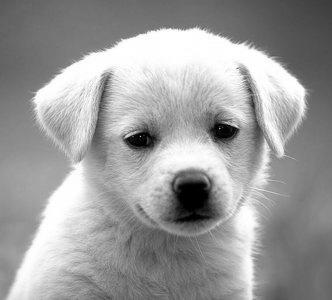
%> input picture Labs/Lab3/Source Code/puppy.jpg, 332 x 300 px
$ octave part_1_manual.m   (GNU Octave 9; MATLAB toolbox functions it lacks are replaced by stand-ins)
%> lines starting %> are read from the running program, lines starting %| are printed output that depends on the picture
### Labs/Lab3/Source Code/lp_hp_filters.m
function H_out = lp_hp_filters(filter_type, lp_or_hp, P, Q, D0, n)
% The function calculates the LP or HP filters based on the parameters
% given. Filter_type=('ideal' or 'btw' or 'gaussian'), %lp_or_hp=('lp' or 'hp' for low pass or high pass),
% P, Q are the padded image size, D0 is the cutoff frequency, and n for the
% order of the filter for btw filters
%  Developing frequency domain coordinates
u = 0:(P-1);
v = 0:(Q-1);

idx = find(u > P/2);
u(idx) = u(idx) - P;
idy = find(v > Q/2);
v(idy) = v(idy) - Q;
% Compute the meshgrid coordinates
[V, U] = meshgrid(v, u);
% Compute the istance matrix
D = sqrt(U.^2 + V.^2);

% Begin fiter computations.
switch filter_type
case 'ideal'
   H = double(D <=D0);
     if (strcmp(lp_or_hp,'lp'))
      H_out=H;
   elseif (strcmp(lp_or_hp,'hp'))
     H_out=1-H;
   else
       error('Filter should be Low pass (lp) or High pass (hp).')
    end
case 'btw'
    if (n==0)
        error('Butterworth Filter should have order (n)>0.')
    end
      H = 1./(1 + (D./D0).^(2*n));
    if (strcmp(lp_or_hp,'lp'))
      H_out=H;
   elseif (strcmp(lp_or_hp,'hp'))
     H_out=1-H;
   else
       error('Filter should be Low pass (lp) or High pass (hp).')
    end
case 'gaussian'
   H = exp(-(D.^2)./(2*(D0^2)));
   if (strcmp(lp_or_hp,'lp'))
      H_out=H;
   elseif (strcmp(lp_or_hp,'hp'))
     H_out=1-H;
   else
       error('Filter should be Low pass (lp) or High pass (hp).')
    end
otherwise
   error('Unknown filter type.')
   end

### Labs/Lab3/Source Code/part_1_manual.m
clc;
clear all;
% convert the image to a grayscale image. Obtain the padding parameters and FT the image
F_rgb=imread('puppy.jpg'); % read the gs image
%> F_rgb is the input picture: size 300x332x3 uint8; min 0, max 255, mean 155.7
F=rgb2gray(F_rgb);
im_size=size(F); % Obtain the size of the image
%> im_size = [300 332]
P=2*im_size(1);Q=2*im_size(2); % Optaining padding parameters as 2*image size
%> after `P=2*im_size(1)`: P = 600
%> after `Q=2*im_size(2)`: Q = 664
FTIm=fft2(double(F),P,Q); % FT with padded size


% Design the ILPF
D0 = 0.1*im_size(1); %Cutoff freqency radius is 0.1 times the the hight of the image
%> D0 = 30
n=0; %For use only in Butterworth filters. For BTW filters, Order(n)>0
%Filter_type=('ideal' or 'btw' or 'gaussian')
%lp_or_hp=('lp' or 'hp' for low pass or high pass),
Filter = lp_hp_filters('ideal','lp', P, Q, D0,n); % Calculate the LPF

% Implement the filter by multiplying the FT of the image with filter. Undo padding
Filtered_image=real(ifft2(Filter.*FTIm)); % multiply the FT of image by the filter and apply the IDFT
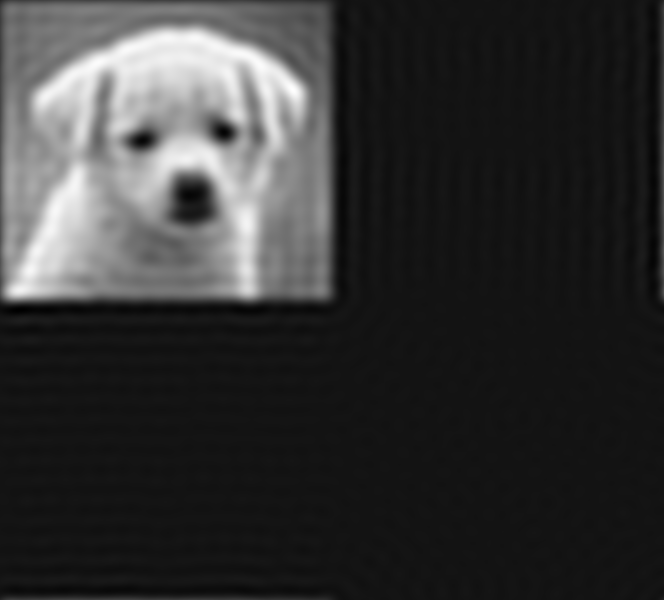
%> Filtered_image: size 600x664 double; min -23.05, max 276.2, mean 38.9; drawn with min black and max white
Filtered_image=Filtered_image(1:im_size(1), 1:im_size(2)); % Resize the image ( undo padding)
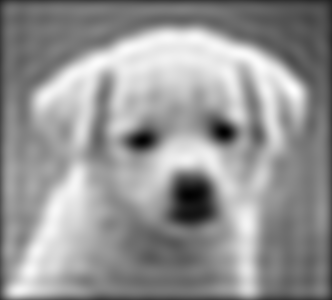
%> Filtered_image: size 300x332 double; min -18.26, max 276.2, mean 154.2; drawn with min black and max white


% Move the origin of frequency spectrum to the center and display the results
Fim=fftshift(FTIm); % move the origin of the FT to the center
FTI=log(1+abs(Fim)); % compute the magnitude (log to brighten display)
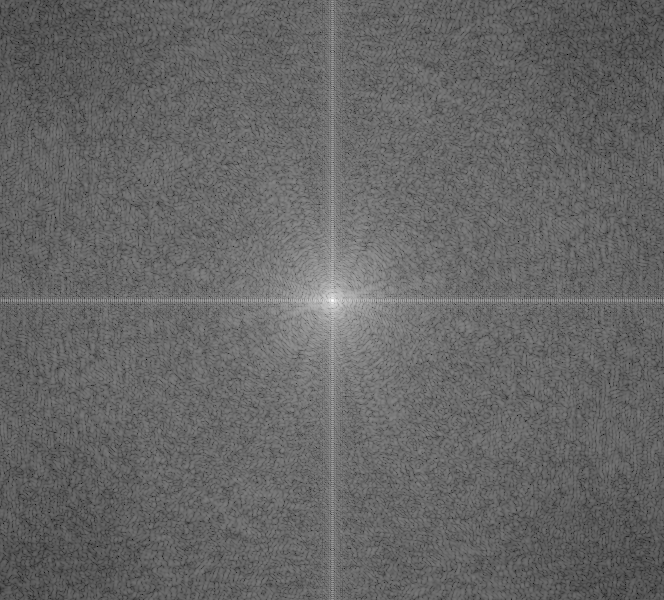
%> FTI: size 600x664 double; min 1.41, max 16.56, mean 7.49; drawn with min black and max white
Ff=fftshift(Filter); % move the origin of the FT to the center
FTF=log(1+abs(Ff)); % compute the magnitude (log to brighten display)


subplot(2,2,1), imshow(F,[]), title('Original Image'); % show the image
subplot(2,2,2), imshow(FTI,[]), title('FT of Original'); % show the image
subplot(2,2,3), imshow(FTF,[]), title('Filter in frequency domain'); % filter
subplot(2,2,4), imshow(Filtered_image,[]), title('Filtered Image'); % show the image
%> after `title('Filtered Image')`:
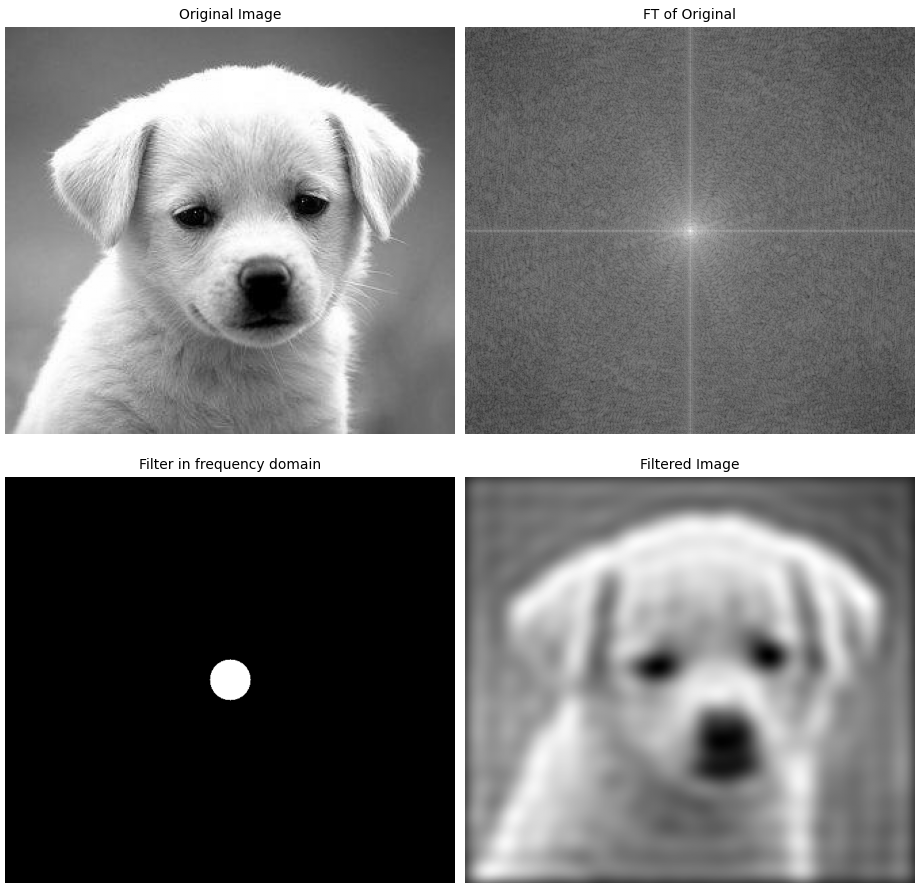
%> figure redrawn from the program's plot data, 4 panels

$ run again, with Labs/Lab3/Source Code/part1.jpg copied over Labs/Lab3/Source Code/puppy.jpg
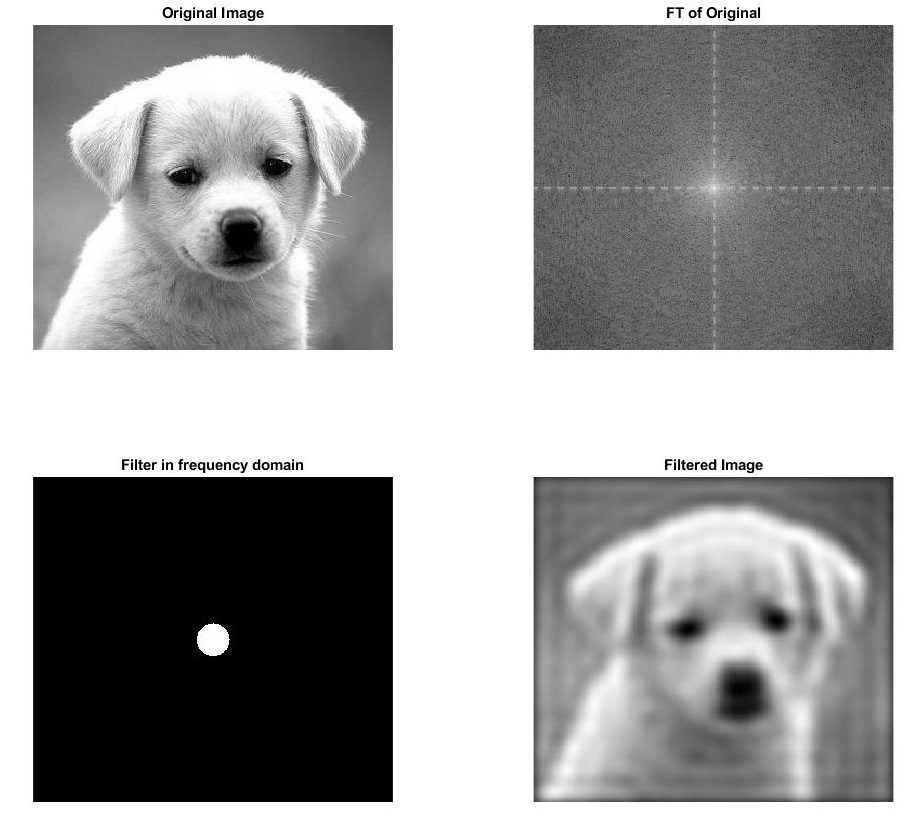
%> input picture Labs/Lab3/Source Code/part1.jpg, 918 x 830 px
%> F_rgb is the input picture: size 830x918x3 uint8; min 0, max 255, mean 160.5
%> `FTI=log(1+abs(Fim));`:
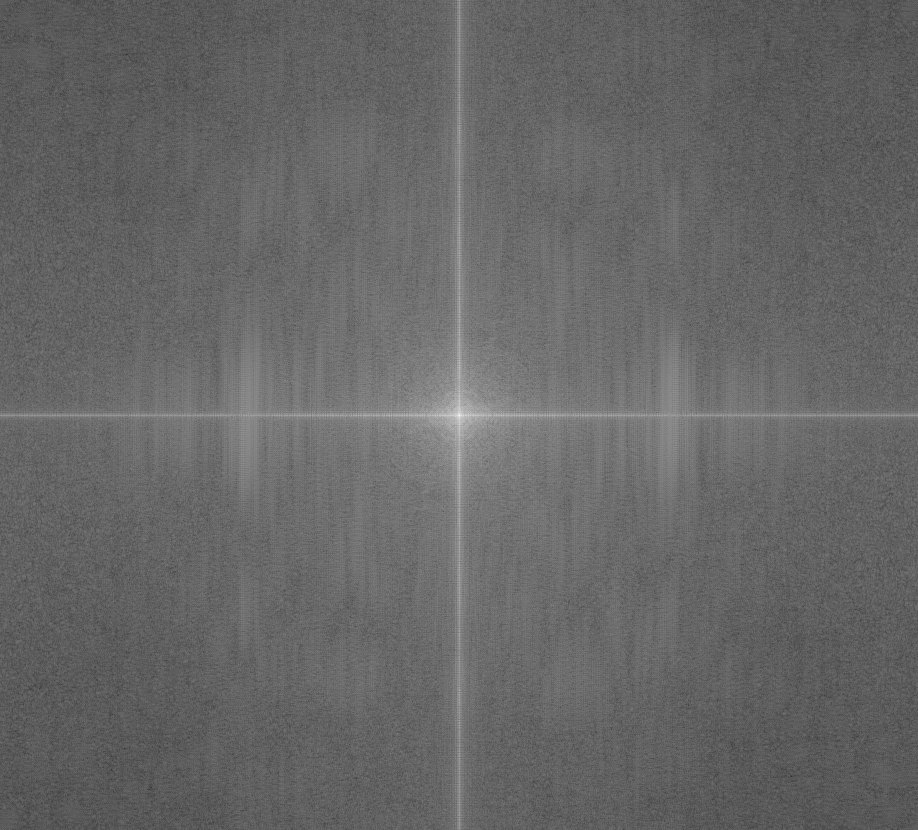
%> FTI: size 1660x1836 double (shown at 1/2 size); min 1.67, max 18.62, mean 8.51; drawn with min black and max white
%> `title('Filtered Image')`:
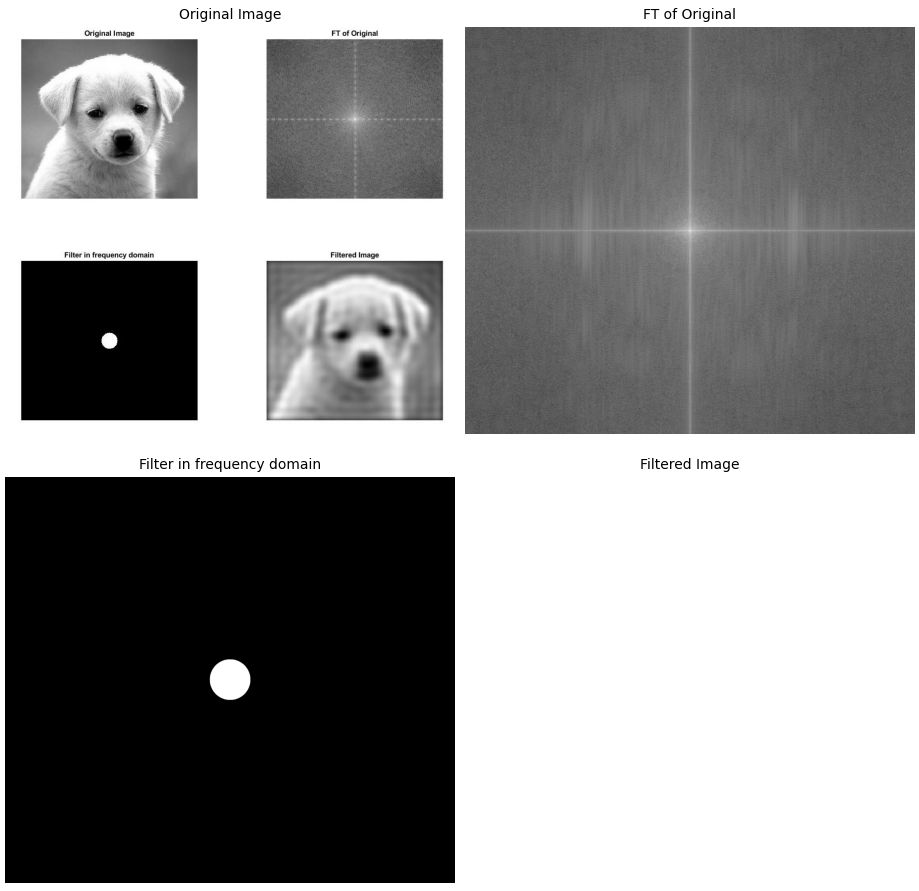
%> figure redrawn from the program's plot data, 4 panels
